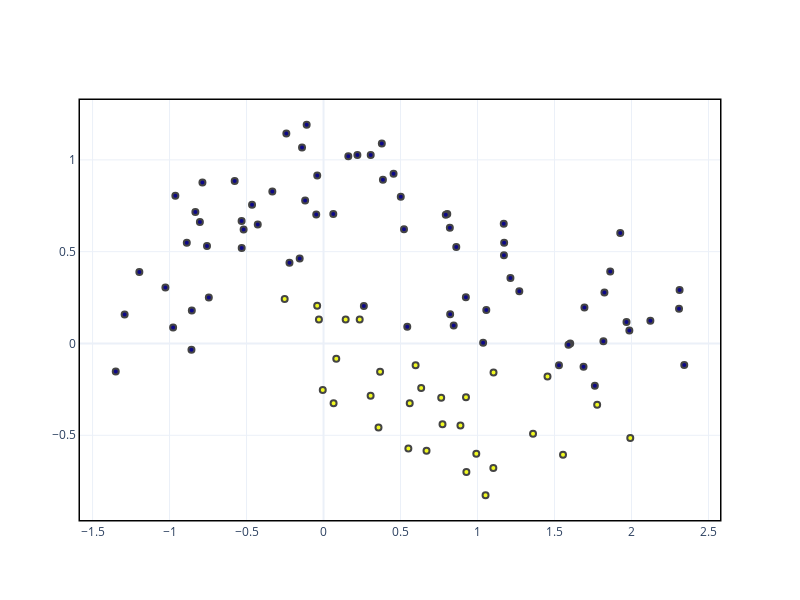

The code cell stored with this chart in its notebook:
### Code cell
learner.fit(train_X[labeled_mask], train_y[labeled_mask])
acc = eval_acc(test_X, test_y, vis=True)
